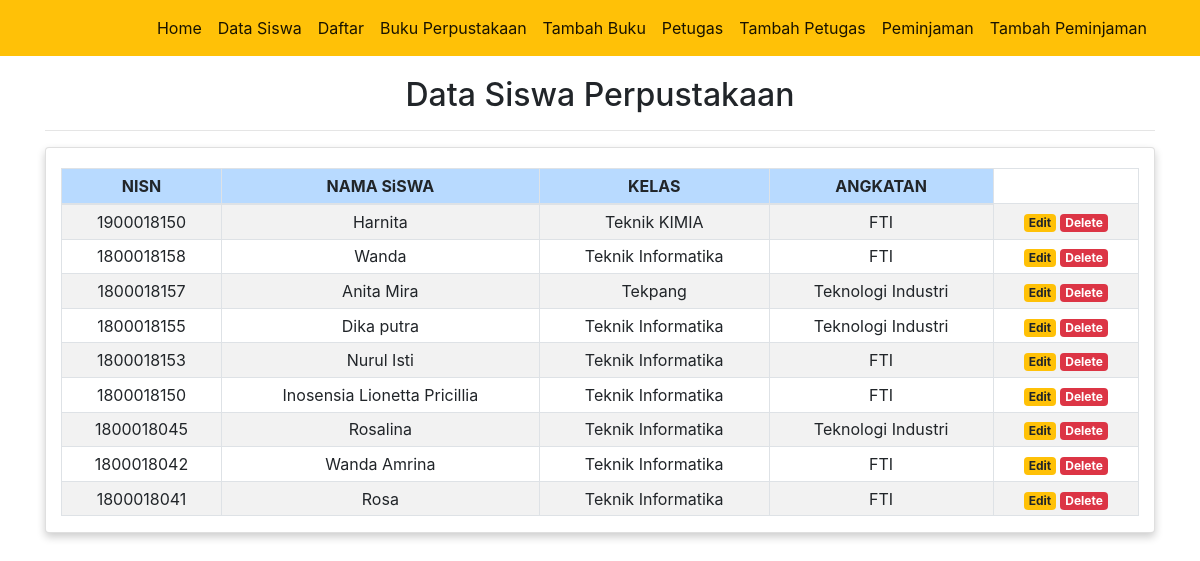
The app's page /home.php with its own data.
### tables this page shows
CREATE TABLE `pengunjung` (
  `nim` int(15) NOT NULL,
  `nama_pengunjung` varchar(256) NOT NULL,
  `prodi` varchar(256) NOT NULL,
  `fakultas` varchar(256) NOT NULL,
  `id_petugas` int(15) NOT NULL
);

### home.php (the view, shortened to what this page needs)
<!DOCTYPE html>
<html>
<head>
	<link rel="stylesheet" href="https://stackpath.bootstrapcdn.com/bootstrap/4.1.3/css/bootstrap.min.css">
	<link rel="stylesheet" href="style.css">
</head>
<body>
<?php
include 'navbar.php';
?>
	<div class="container" style="margin-top:20px">
		<h2><center>Data Siswa Perpustakaan</center></h2>
		<hr>
	<div class="card">
	<div class="container">
		<table class="table table-striped table-hover table-sm table-bordered">
			<thead class="thead-danger">
				<tr class="table-primary" style="text-align:center">
					<th>NISN</th>
					<th>NAMA SiSWA</th>
					<th>KELAS</th>
					<th>ANGKATAN</th>
				</tr>
			</thead>
			<tbody>
				<?php
				$sql = mysqli_query($coneksi, "SELECT * FROM pengunjung ORDER BY nim DESC") or die(mysqli_error($coneksi));
				if(mysqli_num_rows($sql) > 0){
					while($data = mysqli_fetch_assoc($sql)){
						echo '
						<tr style="text-align:center">
							<td>'.$data['nim'].'</td>
							<td>'.$data['nama_pengunjung'].'</td>
							<td>'.$data['prodi'].'</td>
							<td>'.$data['fakultas'].'</td>
							<td>
								<a href="edit.php?nim='.$data['nim'].'" class="badge badge-warning">Edit</a>
								<a href="delete.php?nim='.$data['nim'].'" class="badge badge-danger" onclick="return confirm(\'Yakin ingin menghapus data ini?\')">Delete</a>
							</td>
						</tr>
						';
					}
				}else{
					echo '
					<tr>
						<td colspan="6">Tidak ada data.</td>
					</tr>
					';
				}
				?>
		</table>
	</div>
	</div>
	</div>
</body>
</html>

### navbar.php (shortened to what this page needs)
<!DOCTYPE html>
<html>
<head>
	<link rel="stylesheet" href="https://stackpath.bootstrapcdn.com/bootstrap/4.1.3/css/bootstrap.min.css">
</head>
<body>
	<nav class="navbar navbar-expand-lg navbar-light nav sticky-top bg-warning" id="myHeader">
		<div class="container">
		  <div class="collapse navbar-collapse" id="navbarSupportedContent">
			    <ul class="navbar-nav ml-auto">
			      <ul class="navbar-nav mr-auto">
					<li class="nav-item active">
						<a class="nav-link" href="index.php">Home</a>
					</li>
					<li class="nav-item active">
						<a class="nav-link" href="home.php">Data Siswa</a>
					</li>
					<li class="nav-item active">
						<a class="nav-link" href="tambah.php">Daftar</a>
					</li>
					<li class="nav-item active">
						<a class="nav-link" href="buku.php">Buku Perpustakaan</a>
					</li>
					<li class="nav-item active">
						<a class="nav-link" href="tambahbuku.php">Tambah Buku</a>
					</li>
					<li class="nav-item active">
						<a class="nav-link" href="petugas.php">Petugas</a>
					</li>
					<li class="nav-item active">
						<a class="nav-link" href="tambahpetugas.php">Tambah Petugas</a>
					</li>
					<li class="nav-item active">
						<a class="nav-link" href="pinjam.php">Peminjaman</a>
					</li>
					<li class="nav-item active">
						<a class="nav-link" href="tambahpinjam.php">Tambah Peminjaman</a>
					</li>
				</ul>
			    </ul>
			</div>
		</div>
	</nav>

### style.css (style rules this page uses)
table { margin-top: 20px; }
.card { box-shadow: 0 4px 8px 0 rgba(0, 0, 0, 0.2); transition: 0.3s; }

### records on screen
pengunjung: nim "1900018150", nama_pengunjung "Harnita", prodi "Teknik KIMIA", fakultas "FTI"
pengunjung: nim "1800018158", nama_pengunjung "Wanda", prodi "Teknik Informatika", fakultas "FTI"
pengunjung: nim "1800018157", nama_pengunjung "Anita Mira", prodi "Tekpang", fakultas "Teknologi Industri"
pengunjung: nim "1800018155", nama_pengunjung "Dika putra", prodi "Teknik Informatika", fakultas "Teknologi Industri"
pengunjung: nim "1800018153", nama_pengunjung "Nurul Isti", prodi "Teknik Informatika", fakultas "FTI"
pengunjung: nim "1800018150", nama_pengunjung "Inosensia Lionetta Pricillia", prodi "Teknik Informatika", fakultas "FTI"
pengunjung: nim "1800018045", nama_pengunjung "Rosalina", prodi "Teknik Informatika", fakultas "Teknologi Industri"
pengunjung: nim "1800018042", nama_pengunjung "Wanda Amrina", prodi "Teknik Informatika", fakultas "FTI"
pengunjung: nim "1800018041", nama_pengunjung "Rosa", prodi "Teknik Informatika", fakultas "FTI"
